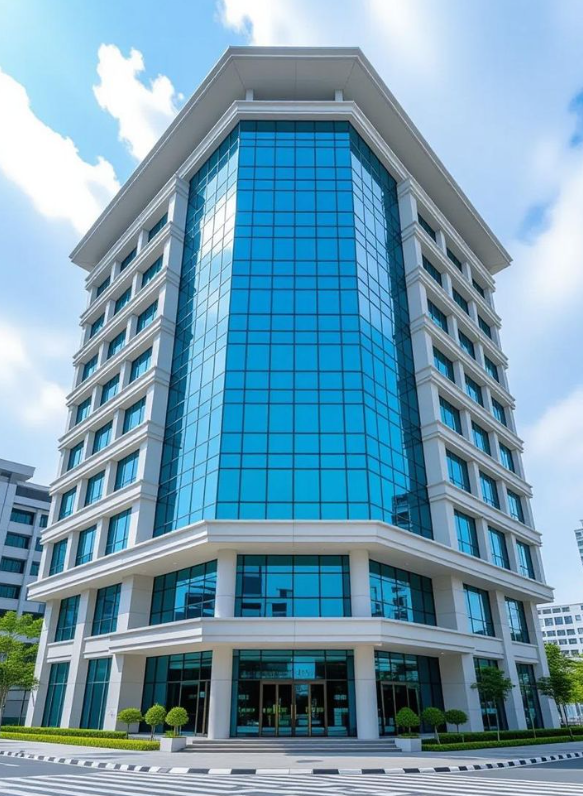
#> input picture ex-7.png, 583 x 796 px
$ jupyter execute EX7.ipynb
#> lines starting #> are read from the running program, lines starting #| are printed output that depends on the picture
# Ex. No: 07 Record-HOUGH TRANSFORM
## Name: JANANI D
## Reg. No: 212225040142

[cell 1]
import cv2
import numpy as np
import matplotlib.pyplot as plt

[cell 2]
# Step 2: Load the image using imread() from cv2 module
image = cv2.imread('ex-7.png')  # Replace 'image.jpg' with your image path
#> image is the input picture: shape (796, 583, 3); mean B, G, R 178, 156.6, 116.2

[cell 3]
# Step 3: Convert the image to grayscale
gray_image = cv2.cvtColor(image, cv2.COLOR_BGR2GRAY)
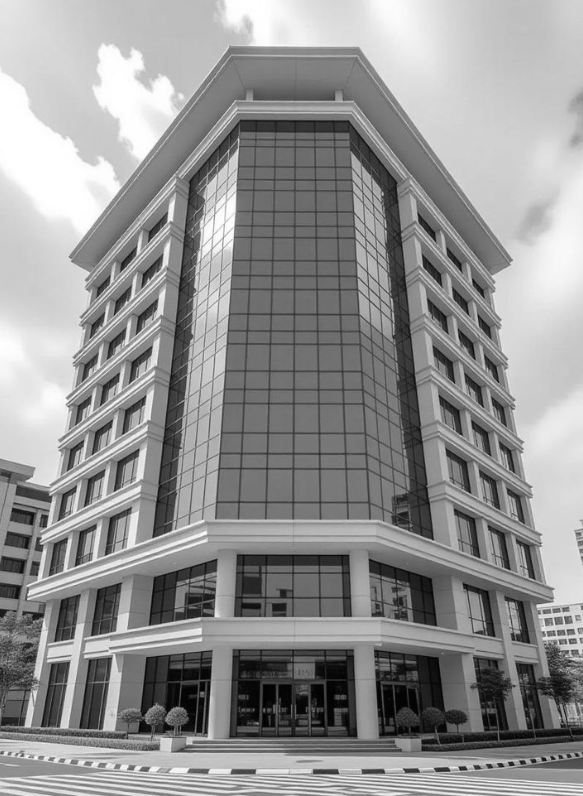
#> gray_image: shape (796, 583); min 0, max 255, mean 147

[cell 4]
# Input image and grayscale image
plt.imshow(cv2.cvtColor(image, cv2.COLOR_BGR2RGB))  # Convert image to RGB for displaying
plt.title("Input Image")
plt.axis('off')

[cell 5]
plt.imshow(gray_image, cmap='gray')
plt.title("Grayscale Image")
plt.axis('off')

[cell 6]
# Step 4: Using Canny operator from cv2, detect the edges of the image
edges = cv2.Canny(gray_image, 50, 150)  # Canny edge detection with threshold values 50 and 150
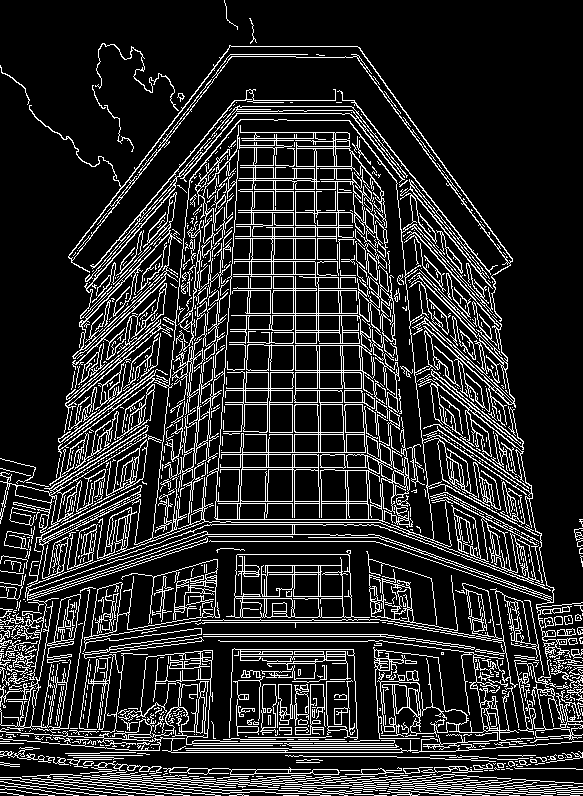
#> edges: shape (796, 583); 16.1% white in thin lines or dots

[cell 7]
# Canny Edge Detector output
plt.imshow(edges, cmap='gray')
plt.title("Canny Edge Detector")
plt.axis('off')

[cell 8]
lines = cv2.HoughLinesP(
    edges,
    1,
    np.pi / 180,
    100,
    minLineLength=50,
    maxLineGap=10
)
#> lines = 534 rows, first 6: [335, 133, 350, 553], [186, 743, 393, 743], [186, 435, 209, 170], [354, 205, 372, 541], [320, 554, 321, 622], [266, 541, 268, 469]

[cell 9]
if lines is not None:
    for line in lines:
        x1, y1, x2, y2 = line.reshape(-1)

        cv2.line(
            image,
            (x1, y1),
            (x2, y2),
            (0, 255, 0),
            2
        )
#> this loop made 534 passes
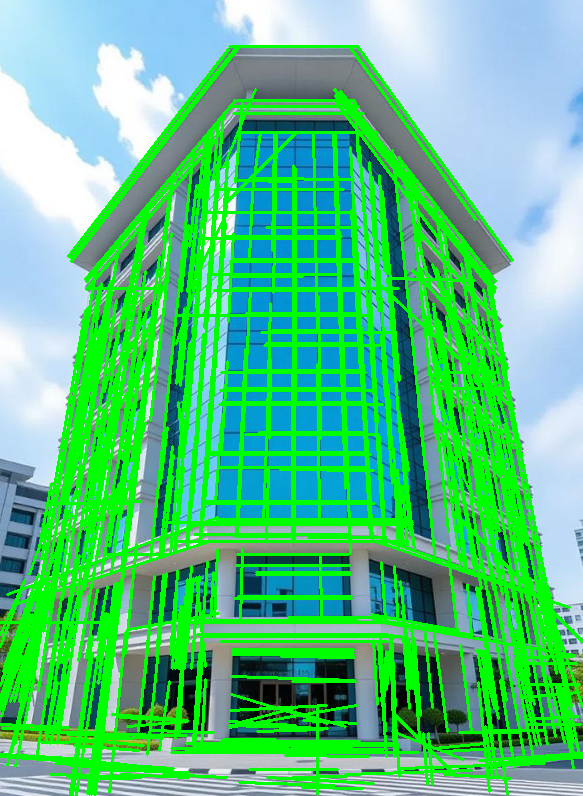
#> image: shape (796, 583, 3); mean B, G, R 131.7, 194.6, 88.1
else:
    print("No lines detected.")

[cell 10]
plt.figure(figsize=(10, 6))
plt.imshow(cv2.cvtColor(image, cv2.COLOR_BGR2RGB))
plt.title("Result of Hough Transform")
plt.axis('off')
plt.show()
